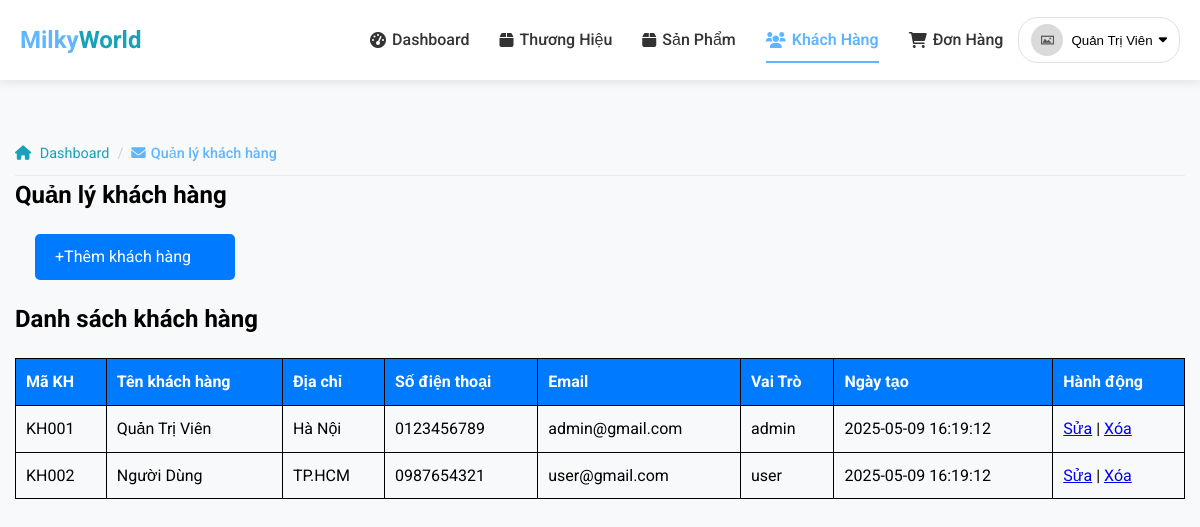
Screenshot of /admin/customers/index.php (signed in) with the database file from the repository.
### tables this page shows
CREATE TABLE IF NOT EXISTS KhachHang (
    MaKH varchar(10) NOT NULL,
    TenKH varchar(255) NOT NULL,
    Email varchar(255) NOT NULL,
    MatKhau varchar(255) NOT NULL,
    DiaChi varchar(255) DEFAULT '',
    SoDienThoai varchar(20) DEFAULT '',
    VaiTro enum('admin', 'user') NOT NULL DEFAULT 'user',
    Avatar varchar(255) DEFAULT NULL,
    TrangThai tinyint(1) NOT NULL DEFAULT 1 COMMENT '1: Hoạt động, 0: Bị khóa',
    TokenReset varchar(255) DEFAULT NULL,
    TokenExpire datetime DEFAULT NULL,
    NgayTao datetime DEFAULT CURRENT_TIMESTAMP,
    NgayCapNhat datetime DEFAULT CURRENT_TIMESTAMP ON UPDATE CURRENT_TIMESTAMP,
    PRIMARY KEY (MaKH),
    UNIQUE KEY unique_email (Email)
);

### admin/customers/index.php (the view, shortened to what this page needs)
<?php
require_once("../../layouts/admin/header.php");
$khSQL = "SELECT * FROM khachhang";
$kq = mysqli_query($conn, $khSQL);
?>
<!DOCTYPE html>
<html>
<body>
    <div class="container">
        <div class="breadcrumb-container fade-in" style="animation-delay: 0.1s;">
            <ul class="breadcrumb">
                <li><a href="index.php"><i class="fas fa-home"></i> Dashboard</a></li>
                <li class="active">
                    <span><i class="fas fa-envelope"></i>Quản lý khách hàng</span>
                </li>
            </ul>
        </div>
        <div class="main">
            <h2>Quản lý khách hàng</h2>
            <a href="add.php" class="btnThem">+Thêm khách hàng</a>
        </div>
        <div class="inf">
            <h2>Danh sách khách hàng</h2>
        </div>
        <table border="1px">
            <tr>
                <th>Mã KH</th>
                <th>Tên khách hàng</th>
                <th>Địa chỉ</th>
                <th>Số điện thoại</th>
                <th>Email</th>
                <th>Vai Trò</th>
                <th>Ngày tạo</th>
                <th>Hành động</th>
            </tr>
            <?php
            while ($row = mysqli_fetch_assoc($kq)) {
            ?>
                <tr>
                    <td><?php echo $row['MaKH']; ?></td>
                    <td><?php echo $row['TenKH']; ?></td>
                    <td><?php echo $row['DiaChi']; ?></td>
                    <td><?php echo $row['SoDienThoai']; ?></td>
                    <td><?php echo $row['Email']; ?></td>
                    <td><?php echo $row['VaiTro']; ?></td>
                    <td><?php echo $row['NgayTao']; ?></td>
                    <td>
                    <a href="update.php?id=<?php echo $row['MaKH']; ?>" class="btnCapnhat">Sửa</a> |
                    <a href="delete.php?id=<?php echo $row['MaKH']; ?>">Xóa</a></td>
                </tr>
            <?php
            }
            ?>
        </table>
    </div>
</body>
</html>

### assets/css/main.css (style rules this page uses)
:root { --primary-color: #60B5FF; --secondary-color: #6c757d; --accent-color: #17a2b8; --light-color: #f8f9fa; --dark-color: #343a40; --success-color: #28a745; --danger-color: #dc3545; --warning-color: #ffc107; --info-color: #17a2b8; --header-bg: #ffffff; --header-text: #333; --header-hover: #60B5FF; --footer-bg: #493D9E; --dropdown-hover: #f1f5ff; --container-padding: 15px; --section-spacing: 60px 0; --card-padding: 20px; --item-margin: 30px; --border-radius-sm: 8px; --border-radius-md: 12px; --border-radius-lg: 50px; --shadow-sm: 0 3px 10px rgba(0, 0, 0, 0.08); --shadow-md: 0 5px 15px rgba(0, 0, 0, 0.08); --shadow-lg: 0 15px 30px rgba(0, 0, 0, 0.1); }
* { box-sizing: border-box; margin: 0; padding: 0; }
body { min-height: 100vh; display: flex; flex-direction: column; font-family: 'Roboto', sans-serif; background-color: #f8f9fa; line-height: 1.6; }
.container { width: 100%; max-width: 1200px; padding-right: var(--container-padding); padding-left: var(--container-padding); margin-right: auto; margin-left: auto; }
h1, h2, h3, h4, h5, h6 { font-weight: 700; margin-bottom: 1rem; }
.fade-in { opacity: 0; animation: fadeIn 0.6s ease forwards; }
.breadcrumb-container { margin-top: 20px; }
.breadcrumb { display: flex; list-style: none; padding: 10px 0; flex-wrap: wrap; border-bottom: 1px solid #e9ecef; }
.breadcrumb li { font-size: 0.9rem; color: var(--secondary-color); }
.breadcrumb li:not(:last-child):after { content: '/'; margin: 0 8px; color: #ccc; }
.breadcrumb a { color: var(--secondary-color); text-decoration: none; transition: color 0.3s ease; }
.breadcrumb i { margin-right: 5px; }
.breadcrumb .active { color: var(--primary-color); font-weight: 500; }

### assets/css/admin.css (style rules this page uses)
.btnThem { margin: 20px; padding: 10px 20px; font-size: 16px; background-color: #007bff; color: white; border: none; border-radius: 5px; text-decoration: none; display:block; width:200px; }
table { width: 100%; border-collapse: collapse; margin: 20px 0; }
table th { background-color: #007bff; color: #fff; }
table th, table td { padding: 10px; text-align: left; border: 1px solid black; }

### assets/css/layouts.css (style rules this page uses)
:root { --primary-color: #60B5FF; --secondary-color: #17a2b8; --dark-color: #343a40; --light-color: #f8f9fa; --gray-color: #6c757d; --footer-bg: #493D9E; --footer-text: rgba(255, 255, 255, 0.7); --header-bg: #ffffff; --header-text: #333; --header-hover: #60B5FF; }

### rows the page displays
khachhang: MaKH "KH001", TenKH "Quản Trị Viên", DiaChi "Hà Nội", SoDienThoai "0123456789", Email "admin@gmail.com", VaiTro "admin", NgayTao "2025-05-09 16:19:12"
khachhang: MaKH "KH002", TenKH "Người Dùng", DiaChi "TP.HCM", SoDienThoai "0987654321", Email "user@gmail.com", VaiTro "user", NgayTao "2025-05-09 16:19:12"

### other values shown
$data['name'] "Dashboard"
$data['name'] "Thương Hiệu"
$data['name'] "Sản Phẩm"
$data['name'] "Khách Hàng"
$data['name'] "Đơn Hàng"
$user['TenKH'] "Quản Trị Viên"
